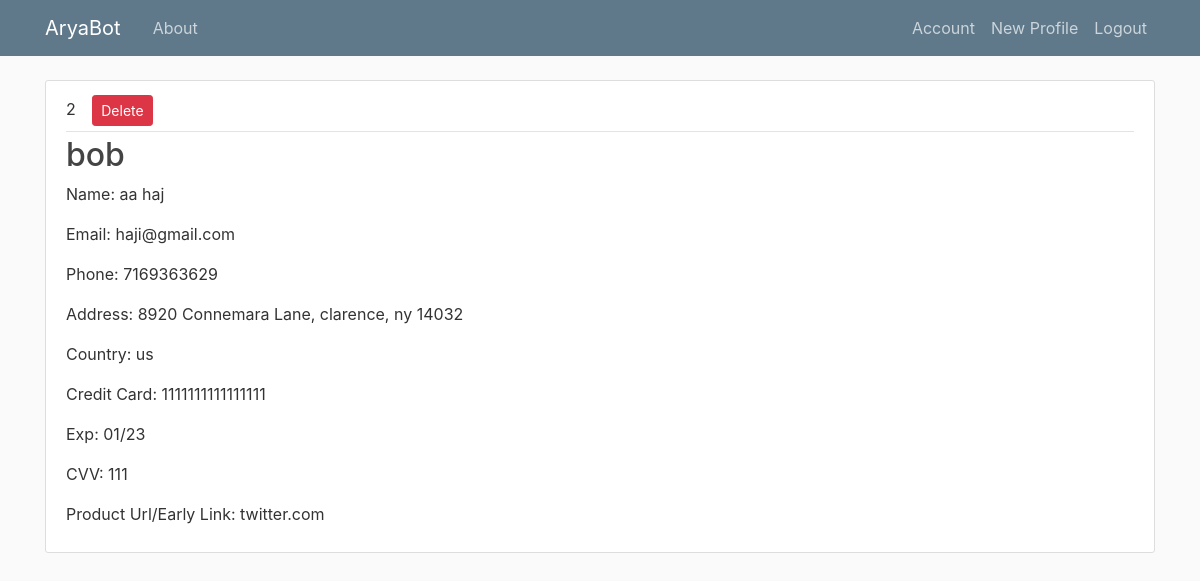
The app's page /account/profiles/2 (signed in) with its own data.
### BotFlask/models.py (models this page shows, shortened)
class Profile(db.Model):
    id = db.Column(db.Integer, primary_key = True)
    profileName = db.Column(db.String(), nullable = False)
    firstName = db.Column(db.String(20), nullable = False)
    lastName = db.Column(db.String(30), nullable = False)
    email = db.Column(db.String(), nullable = False)
    phone = db.Column(db.String(), nullable = False)
    address = db.Column(db.String(), nullable = False)
    address1 = db.Column(db.String(), nullable = True)
    city = db.Column(db.String(), nullable = False)
    state = db.Column(db.String(), nullable = False)
    zipCode = db.Column(db.String(), nullable = False)
    country = db.Column(db.String(), nullable = False)
    cc = db.Column(db.String(16), nullable = False)
    expMonth = db.Column(db.String(2), nullable = False)
    expYear = db.Column(db.String(2), nullable = False)
    cvv = db.Column(db.String(4), nullable = False)
    url = db.Column(db.String(), nullable = False)
    user_id = db.Column(db.Integer, db.ForeignKey('user.id'))

### BotFlask/routes.py (the view)
@app.route('/account/profiles/<int:profile_id>')
@login_required
def selectedProfile(profile_id):
    profile = Profile.query.get_or_404(profile_id)
    return render_template('viewProfile.html', title=profile.id, profile=profile)

### BotFlask/models.py (called while the page is built)
@loginManager.user_loader
def loadUser(user_id):
    return User.query.get(user_id)

### BotFlask/templates/viewProfile.html (shortened to what this page needs)
{% extends "layout.html" %}
{% block content %}
    <article class="media content-section">
         <div class="media-body">
            <div class="article-metadata">
                <a class="mr-2">{{ profile.id }}</a>
                <button type="button" class="btn btn-danger btn-sm m-1" data-toggle="modal" data-target="#DeleteModal">Delete</button>
            </div>
            <h2><a class="article-title">{{ profile.profileName }}</a></h2>
            <p class="article-content">Name: {{ profile.firstName }} {{ profile.lastName }}</p>
            <p class="article-content">Email: {{ profile.email }}</p>
            <p class="article-content">Phone: {{ profile.phone }}</p>
            <p class="article-content">Address: {{ profile.address }}, {{ profile.city }}, {{ profile.state }} {{ profile.zipCode }}</p>
            <p class="article-content">Country: {{ profile.country }}</p>
            <p class="article-content">Credit Card: {{ profile.cc }}</p>
            <p class="article-content">Exp: {{ profile.expMonth }}/{{ profile.expYear }}</p>
            <p class="article-content">CVV: {{ profile.cvv }}</p>
            <p class="article-content">Product Url/Early Link: {{ profile.url }}</p>
        </div>
    </article>
{% endblock content %}

### BotFlask/static/style.css (style rules this page uses)
body { background: #fafafa; color: #333333; margin-top: 5rem; }
.content-section { background: #ffffff; padding: 10px 20px; border: 1px solid #dddddd; border-radius: 3px; margin-bottom: 20px; }
.article-title { color: #444444; }
h1, h2, h3, h4, h5, h6 { color: #444444; }
.article-content { white-space: pre-line; }
.article-metadata { padding-bottom: 1px; margin-bottom: 4px; border-bottom: 1px solid #e3e3e3 }

### records on screen
Profile: id "2", profileName "bob", firstName "aa", lastName "haj", email "haji@gmail.com", phone "7169363629", address "8920 Connemara Lane", city "clarence", state "ny", zipCode "14032", country "us", cc "1111111111111111", expMonth "01", expYear "23", cvv "111", url "twitter.com"
